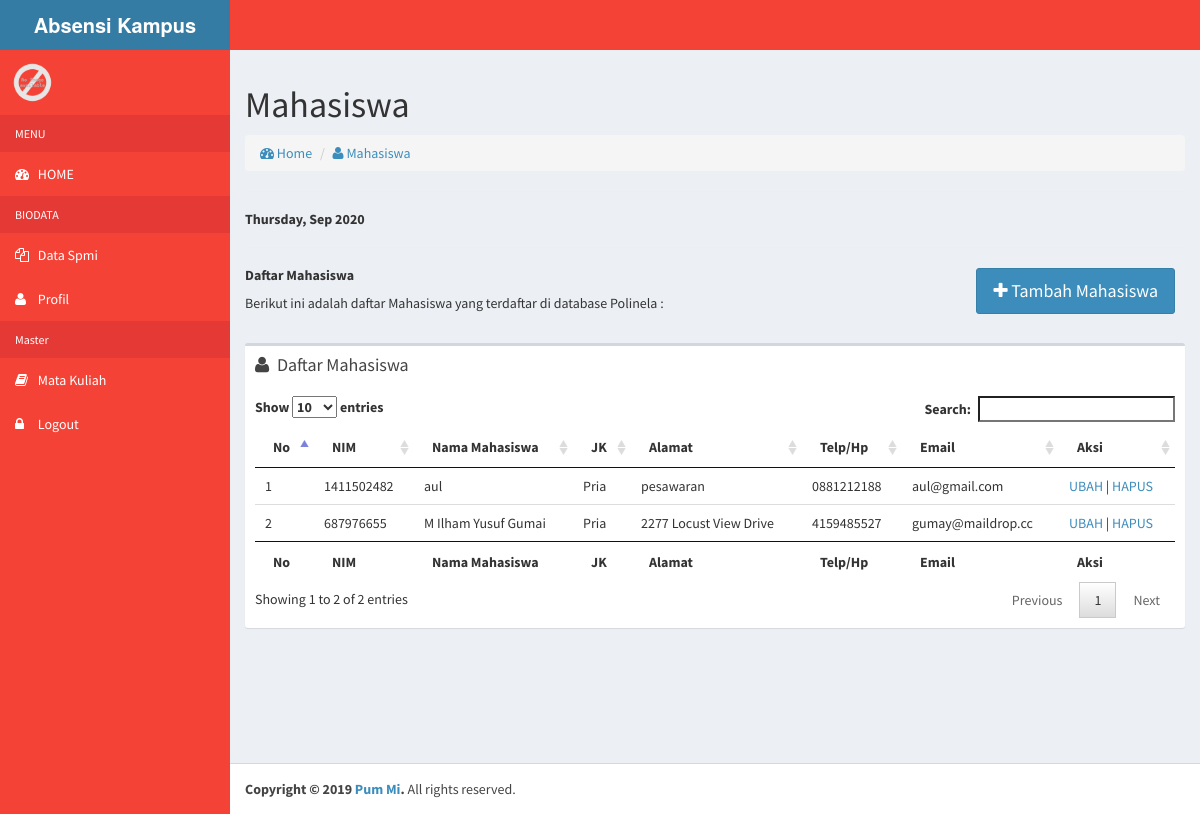
The app's page /spmi/dashboard/index.php?page=7 with its own data.
### tables this page shows
CREATE TABLE `mahasiswa` (
  `nim` char(10) NOT NULL DEFAULT '',
  `nm_mhs` varchar(50) NOT NULL DEFAULT '',
  `jk` varchar(6) NOT NULL,
  `alamat_mhs` text NOT NULL,
  `telp_mhs` varchar(12) NOT NULL DEFAULT '',
  `email` varchar(30) NOT NULL
);

### spmi/include/mahasiswa.php (the view, shortened to what this page needs)
          <h1>
            Mahasiswa
          </h1>
          <ol class="breadcrumb">
            <li><a href="#"><i class="fa fa-dashboard"></i> Home</a></li>
            <li><a href="#"><i class="fa fa-user"></i> Mahasiswa</a></li>
          </ol>
		<hr>
		<h5><b><?php echo date("l, M Y"); ?></b></h5>
		<hr>
        <a href="index.php?page=8" class="btn btn-primary btn-lg" style="margin-right:10px;float:right;"><i class="fa fa-plus"></i> Tambah Mahasiswa</a>
		<h5><b>Daftar Mahasiswa</b></h5>
		<p>Berikut ini adalah daftar Mahasiswa yang terdaftar di database Polinela :
		</p>
		<br>
<div class="box">
    <div class="box-header">
        <i class="fa fa-user"></i>
        <h3 class="box-title">Daftar Mahasiswa</h3>
    </div>
    <div class="box-body">
        <table id="dosen" class="row-border" cellspacing="0" width="100%">
                <thead>
                    <tr>
                        <th>No</th>
                        <th>NIM</th>
                        <th>Nama Mahasiswa</th>
                        <th>JK</th>
                        <th>Alamat</th>
                        <th>Telp/Hp</th>
                        <th>Email</th>
                        <th>Aksi</th>
                    </tr>
                </thead>
                <tfoot>
                    <tr>
                        <th>No</th>
                        <th>NIM</th>
                        <th>Nama Mahasiswa</th>
                        <th>JK</th>
                        <th>Alamat</th>
                        <th>Telp/Hp</th>
                        <th>Email</th>
                        <th>Aksi</th>
                    </tr>
                </tfoot>
                <tbody>
                <?php
                $query = mysqli_query($conn,"SELECT * FROM mahasiswa");
                if ($query) {
                    $no = 1;
                    while ($rows = mysqli_fetch_array($query)) {
                ?>
                    <tr>
                        <td><?php echo $no++; ?></td>
                        <td><?php echo $rows['nim']; ?></td>
                        <td><?php echo $rows['nm_mhs']; ?></td>
                        <td><?php echo $rows['jk']; ?></td>
                        <td><?php echo $rows['alamat_mhs']; ?></td>
                        <td><?php echo $rows['telp_mhs']; ?></td>
                        <td><?php echo $rows['email']; ?></td>
                        <td><a href="index.php?page=9&&nim=<?php echo $rows['nim']; ?>">UBAH</a> | <a href="#" data-toggle="modal" data-target="#confirm-delete_<?php echo $rows['nim']; ?>">HAPUS</a></td>
                    </tr>
                <?php
                    }
                }
                ?>
                </tbody>
            </table>
    </div>
</div>

### records on screen
mahasiswa: nim "1411502482", nm_mhs "aul", jk "Pria", alamat_mhs "pesawaran", telp_mhs "0881212188", email "aul@gmail.com"
mahasiswa: nim "687976655", nm_mhs "M Ilham Yusuf Gumai", jk "Pria", alamat_mhs "2277 Locust View Drive", telp_mhs "4159485527", email "gumay@maildrop.cc"
